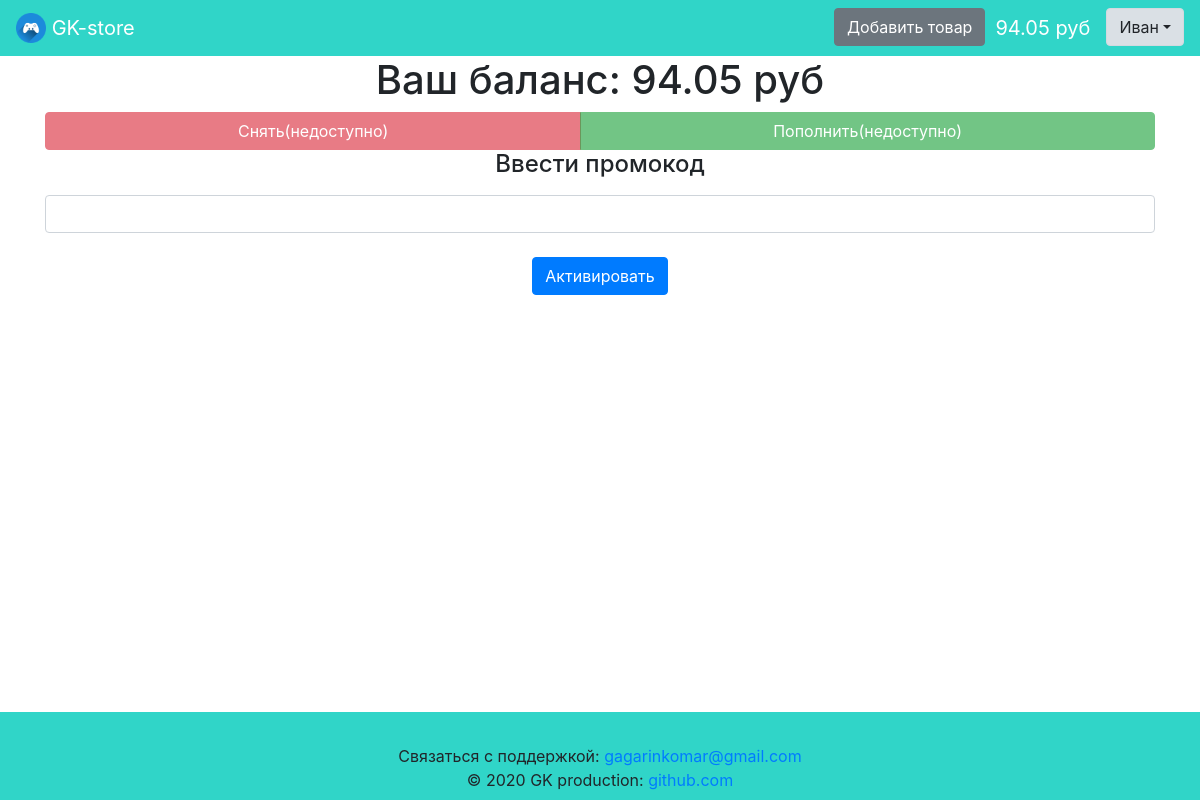
The app's page /balance (signed in), older data.
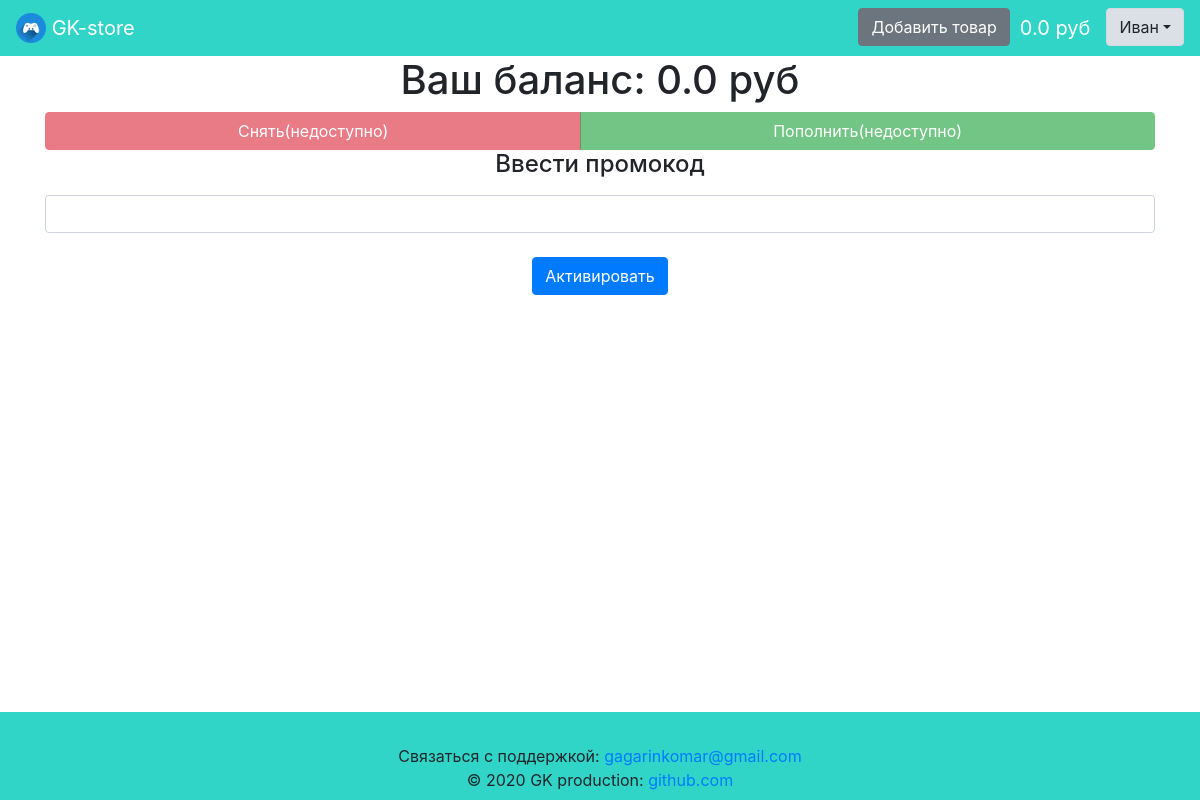
The same page, newer data.
### data/users.py (models this page shows, shortened)
class User(SqlAlchemyBase, UserMixin, SerializerMixin):
    __tablename__ = 'users'
    id = sqlalchemy.Column(sqlalchemy.Integer,
                           primary_key=True, autoincrement=True)
    name = sqlalchemy.Column(sqlalchemy.String)
    surname = sqlalchemy.Column(sqlalchemy.String, default='')
    about = sqlalchemy.Column(sqlalchemy.String,
                              default='Информация отсутствует.')
    phone_number = sqlalchemy.Column(sqlalchemy.String, default='Не указан.')
    email = sqlalchemy.Column(sqlalchemy.String, index=True, unique=True)
    balance = sqlalchemy.Column(sqlalchemy.Float, default=0)
    permission = sqlalchemy.Column(sqlalchemy.String)
    sum_rating = sqlalchemy.Column(sqlalchemy.Integer, default=0)
    count_rating = sqlalchemy.Column(sqlalchemy.Integer, default=0)
    hashed_password = sqlalchemy.Column(sqlalchemy.String)
    created_date = sqlalchemy.Column(sqlalchemy.DateTime,
                                     default=datetime.datetime.now)
    last_changed_date = sqlalchemy.Column(sqlalchemy.DateTime,
                                     default=datetime.datetime.now)
    avatar_source = sqlalchemy.Column(sqlalchemy.String,
                                      default='default_avatar.png')
    products = orm.relation('Product', back_populates='user')
    if permission == 'seller':
        transactions = orm.relation('Transaction', back_populates='seller')
    elif permission == 'buyer':
        transactions = orm.relation('Transaction', back_populates='buyer')

### app.py (the view, shortened to what this page needs)
@app.route('/balance', methods=['GET', 'POST'])  # Страница с балансом
@login_required
def balance():
    if current_user.permission == 'admin':
        form = PromocodeCreateForm()
    else:
        form = PromocodeForm()
    return render_template('balance.html', form=form)

### data/forms.py
class PromocodeForm(FlaskForm):
    promocode = StringField('Ввести промокод', validators=[DataRequired()])
    submit = SubmitField('Активировать')

### app.py (called while the page is built)
@login_manager.user_loader
def load_user(user_id):
    session = db_session.create_session()
    return session.query(User).get(user_id)

### data/db_session.py (called while the page is built)
def create_session() -> Session:
    global __factory
    return __factory()

### templates/balance.html (shortened to what this page needs)
{% extends "base.html" %}
{% block content %}
    <h1 align="center">Ваш баланс: {{ current_user.balance }} руб</h1>
    <div class="btn-group btn-block">
        <button class="btn btn-danger" disabled>Снять(недоступно)</button>
        <button class="btn btn-success" disabled>Пополнить(недоступно)</button>
    </div>
    <form action="" method="post">
        <div class="center">
            <h4 align="center">{{ form.promocode.label }}</h4>
            {{ form.promocode(class="form-control") }}<br>
        <p>{{ form.submit(type="submit", class="btn btn-primary") }}</p>
        </div>
    </form>
{% endblock %}

### templates/base.html (shortened to what this page needs)
<!doctype html>
<html lang="ru">
<head>
    {% block head %}
    <link rel="stylesheet"
          href="https://stackpath.bootstrapcdn.com/bootstrap/4.4.1/css/bootstrap.min.css"
>
    <link rel="stylesheet" type="text/css" href="{{ url_for('static', filename='css/style.css') }}" />
    {% endblock %}
</head>
<body>
<div class="wrapper">
    <div class="content">
        <header>
            <nav class="navbar navbar-dark navbar-expand" style="background-color: #30D5C8;">
                <a class="navbar-brand" href="/">
                    <img src="/static/img/logo.png" width="30" height="30" class="d-inline-block align-top" alt="">
                    GK-store
                </a>
                {% if current_user.is_authenticated %}
                    <p>
                        <ul class="navbar-nav ml-auto">
                        {% if current_user.permission == 'seller' %}
                            <li class="nav-item"><a href="/product" class="btn btn-secondary">Добавить товар</a></li>
                        {% endif %}
                        <li class="nav-item"><a class="navbar-brand padding-left" href="/balance">{{ current_user.balance|round(2) }} руб</a></li>
                        <li class="nav-item">
                            <div class="dropdown show">
                                <a class="btn btn-light dropdown-toggle"  data-toggle="dropdown">{{ current_user.name }}</a>
                            </div>
                        </li>
                        </ul>
                    </p>
                {% endif %}
            </nav>
        </header>
        <main role="main" class="container wrapper">
            {% block content %}{% endblock %}
        </main>
    </div>
    <div class="footer">
        <footer class="page-footer font-small pt-4" style="background-color: #30D5C8;">
            <div class="footer-copyright text-center py-2">
                Связаться с поддержкой:
                <a href="mailto:gagarinkomar@gmail.com?subject=Нужна помощь по GK-store">gagarinkomar@gmail.com</a><br>
                © 2020 GK production:
                <a href="https://github.com/gagarinkomar/">github.com</a>
            </div>
        </footer>
    </div>
</div>
</body>
</html>

Row changes from the older to the newer data that the page shows:
changed User "Иван": balance "94.05" → "0.0"
